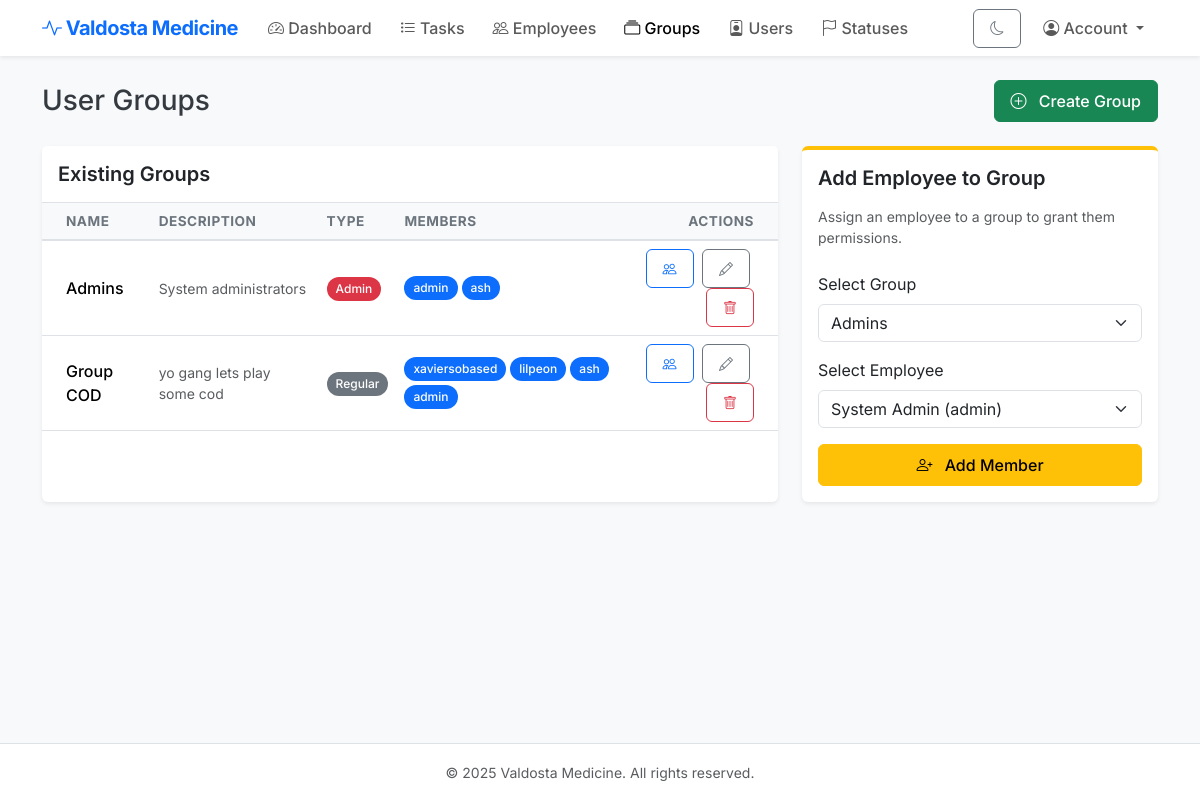
The app's page /groups (signed in) with its own data.
### models.py (models this page shows)
class Group(db.Model):
    __tablename__ = "groups"
    id = db.Column(db.Integer, primary_key=True)
    name = db.Column(db.String(100), unique=True, nullable=False)
    description = db.Column(db.Text)
    is_admin_group = db.Column(db.Boolean, default=False)
    users = db.relationship("User", secondary="user_groups", back_populates="groups")
    tasks = db.relationship("Task", back_populates="assigned_group")

class User(db.Model):
    __tablename__ = "users"
    id = db.Column(db.Integer, primary_key=True)
    username = db.Column(db.String(64), unique=True, nullable=False)
    password_hash = db.Column(db.String(255), nullable=False)
    is_active = db.Column(db.Boolean, default=True)
    employee = db.relationship("Employee", back_populates="user", uselist=False)
    groups = db.relationship("Group", secondary="user_groups", back_populates="users")
    created_tasks = db.relationship("Task", back_populates="creator", foreign_keys="Task.created_by_user_id")
    notifications = db.relationship("Notification", back_populates="user", order_by="Notification.created_at.desc()")
    def is_admin(self):
        return any(g.is_admin_group for g in self.groups)

### app.py (the view)
    @app.route("/groups")
    @login_required
    def groups():
        all_groups = Group.query.all()
        users = User.query.all()
        employees = Employee.query.all()
        return render_template("groups.html", groups=all_groups, users=users, employees=employees)

### models.py (called while the page is built)
    def full_name(self):
        return f"{self.first_name} {self.last_name}"

### templates/groups.html (shortened to what this page needs)
{% extends "base.html" %}
{% block content %}
<div class="d-flex justify-content-between align-items-center mb-4">
    <h2 class="h3 mb-0">User Groups</h2>
    <button class="btn btn-success" data-bs-toggle="modal" data-bs-target="#createGroupModal">
        <i class="bi bi-plus-circle me-2"></i> Create Group
    </button>
</div>
<div class="row g-4">
    <div class="col-lg-8">
        <div class="card shadow-sm h-100">
            <div class="card-header bg-white py-3 border-bottom">
                <h5 class="card-title mb-0">Existing Groups</h5>
            </div>
            <div class="card-body p-0">
                <div class="table-responsive">
                    <table class="table table-hover mb-0 align-middle">
                        <thead class="table-light">
                            <tr>
                                <th class="ps-4">Name</th>
                                <th>Description</th>
                                <th>Type</th>
                                <th>Members</th>
                                <th class="text-end pe-4">Actions</th>
                            </tr>
                        </thead>
                        <tbody>
                            {% for g in groups %}
                            <tr>
                                <td class="ps-4 fw-medium">{{ g.name }}</td>
                                <td class="text-muted small">{{ g.description or '-' }}</td>
                                <td>
                                    {% if g.is_admin_group %}
                                        <span class="badge rounded-pill bg-danger">Admin</span>
                                    {% else %}
                                        <span class="badge rounded-pill bg-secondary">Regular</span>
                                    {% endif %}
                                </td>
                                <td>
                                    <div class="d-flex flex-wrap gap-1">
                                        {% if g.users %}
                                            {% for u in g.users %}
                                                <span class="badge rounded-pill bg-primary" title="{{ u.username }}">{{ u.username }}</span>
                                            {% endfor %}
                                        {% else %}
                                            <span class="text-muted small fst-italic">No members</span>
                                        {% endif %}
                                    </div>
                                </td>
                                <td class="text-end pe-4">
                                    <button class="btn btn-sm btn-outline-primary me-1"
                                            data-bs-toggle="modal"
                                            data-bs-target="#viewGroupModal{{ g.id }}"
                                            title="View/Manage Members">
                                        <i class="bi bi-people"></i>
                                    </button>
                                    <button class="btn btn-sm btn-outline-secondary me-1"
                                            data-bs-toggle="modal"
                                            data-bs-target="#editGroupModal{{ g.id }}"
                                            title="Edit Group">
                                        <i class="bi bi-pencil"></i>
                                    </button>
                                    <button class="btn btn-sm btn-outline-danger"
                                            data-bs-toggle="modal"
                                            data-bs-target="#deleteGroupModal{{ g.id }}"
                                            title="Delete Group">
                                        <i class="bi bi-trash"></i>
                                    </button>
                                </td>
                            </tr>
                            {% else %}
                            <tr><td colspan="5" class="text-center text-muted py-4">No groups found.</td></tr>
                            {% endfor %}
                        </tbody>
                    </table>
                </div>
            </div>
        </div>
    </div>
    <div class="col-lg-4">
        <div class="card shadow-sm border-warning border-top border-4">
            <div class="card-body">
                <h5 class="card-title mb-3">Add Employee to Group</h5>
                <p class="card-text text-muted small mb-4">Assign an employee to a group to grant them permissions.</p>
                <form method="POST" action="" id="addUserForm">
                    <div class="mb-3">
                        <label class="form-label">Select Group</label>
                        <select class="form-select" name="group_id" id="groupSelect">
                            {% for g in groups %}
                            <option value="{{ g.id }}">{{ g.name }}</option>
                            {% endfor %}
                        </select>
                    </div>
                    <div class="mb-3">
                        <label class="form-label">Select Employee</label>
                        <select class="form-select" name="employee_id">
                            {% for e in employees %}
                                <option value="{{ e.id }}">{{ e.full_name() }} {% if e.user %}({{ e.user.username }}){% else %}(No User Account){% endif %}</option>
                            {% endfor %}
                        </select>
                    </div>
                    <button class="btn btn-warning w-100"><i class="bi bi-person-plus me-2"></i> Add Member</button>
                </form>
            </div>
        </div>
    </div>
</div>
{% endblock %}

### static/style.css (style rules this page uses)
body { font-family: 'Inter', sans-serif; background-color: #f8f9fa; color: #343a40; }
h1, h2, h3, h4, h5, h6 { font-weight: 600; color: #212529; }
.card { border: none; box-shadow: 0 0.125rem 0.25rem rgba(0, 0, 0, 0.075); transition: transform 0.2s ease-in-out, box-shadow 0.2s ease-in-out; }
.btn { border-radius: 0.375rem; font-weight: 500; padding: 0.5rem 1rem; }
.table { vertical-align: middle; }
.table thead th { border-top: none; border-bottom: 2px solid #dee2e6; font-size: 0.85rem; text-transform: uppercase; letter-spacing: 0.5px; color: #6c757d; }
.badge { font-weight: 500; padding: 0.5em 0.75em; }
body, .card, .navbar, .footer, .table, .modal-content, .form-control, .form-select, .dropdown-menu, .badge, .nav-link, .btn { transition: background-color .25s ease, color .25s ease, border-color .25s ease, box-shadow .25s ease; }

### records on screen
Group: name "Admins", description "System administrators", is_admin_group "Admin"
User: username "admin"
User: username "ash"
Group: name "Group COD", description "yo gang lets play some cod", is_admin_group "Regular"
User: username "xaviersobased"
User: username "lilpeon"

### other values on screen
form field group_id "Admins"
form field employee_id "System Admin (admin)"
